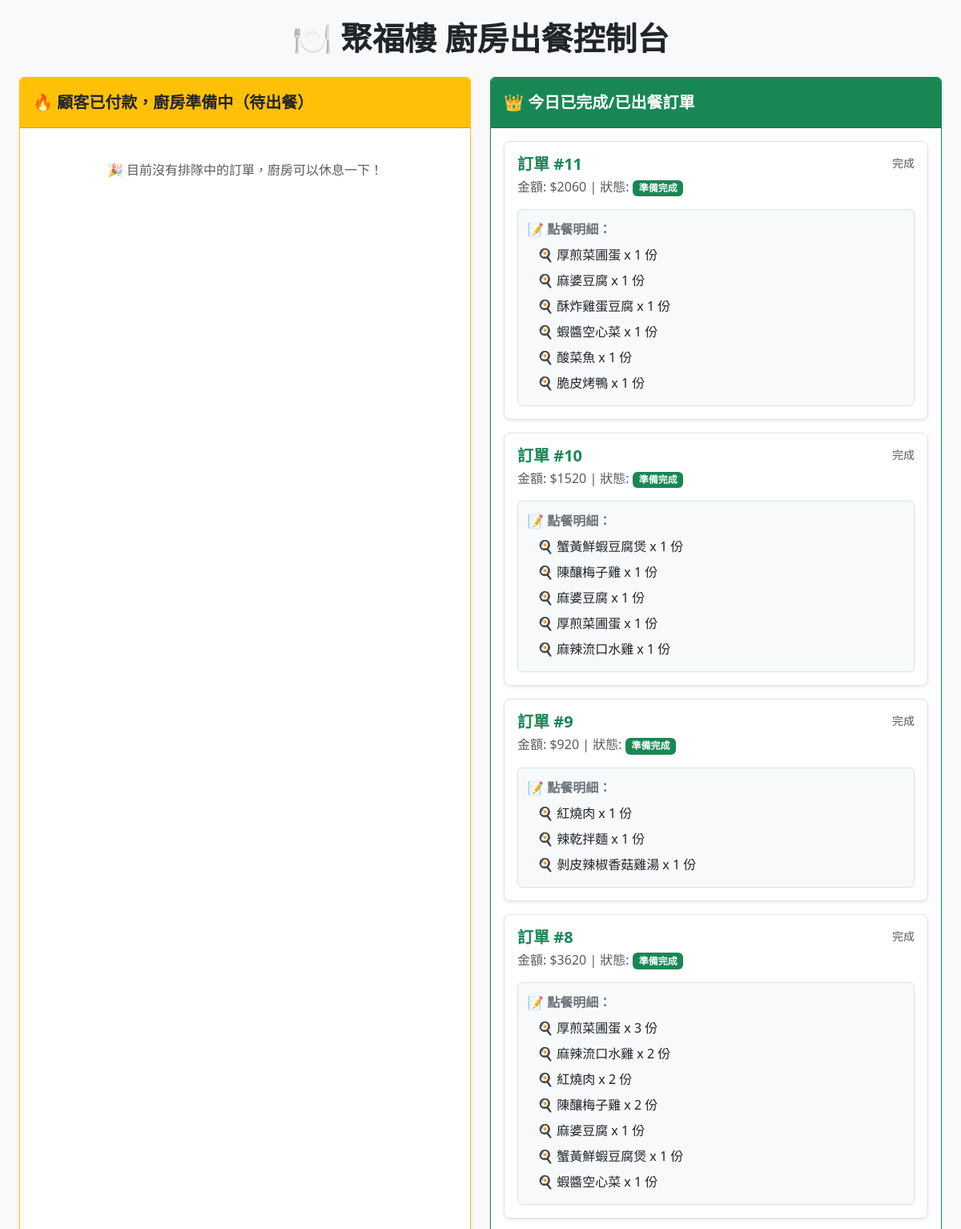
The page /kitchen/ (upper part) on the database its author committed.
### myapp/models.py (models this page shows)
class Order(models.Model):
    STATUS_CHOICES =[
        ('pending','未付款'),
        ('paid','已付款/準備中'),
        ('completed','已完成'),
        ('cancelled','已取消'),
    ]
    member = models.ForeignKey(CustomMember,on_delete=models.CASCADE,verbose_name="會員")
    total_amount= models.IntegerField(verbose_name="總金額")
    status = models.CharField(max_length=20,choices=STATUS_CHOICES,default='pending',verbose_name='頂單狀態')
    created_at = models.DateTimeField(auto_created=True,verbose_name='訂單時間')
    merchant_trade_no = models.CharField(max_length=50,unique=True,blank=True,null=True)
    pickup_time = models.DateTimeField(blank=False, null=False, default=timezone.now,verbose_name="預約取餐時間")
    created_at = models.DateTimeField(auto_now_add=True)

class OrderItem(models.Model):
    order =models.ForeignKey(Order,on_delete=models.CASCADE,related_name='items',verbose_name='訂單')
    item_name=models.CharField(max_length=100,verbose_name="餐點名稱(快照)")
    price = models.IntegerField(verbose_name="購買時價格")
    quantity = models.PositiveIntegerField(verbose_name="數量")

### myapp/views.py (the view)
# urls.py: path('kitchen/', views.kitchen_dashboard, name='kitchen_dashboard'),
def kitchen_dashboard(request):
    preparing_orders = Order.objects.filter(status='paid').prefetch_related('items').order_by('created_at')  # 說明：查詢待製作訂單，並預先載入訂單明細。
    completed_orders = Order.objects.filter(status='completed').prefetch_related('items').order_by('-id')[:10]  # 說明：查詢最近完成的 10 筆訂單。
    context = {  # 說明：整理廚房後台模板資料。
        'preparing_orders': preparing_orders,  # 說明：待製作訂單清單。
        'completed_orders': completed_orders,  # 說明：最近完成訂單清單。
    }
    return render(request, 'kitchen_dashboard.html', context)  # 說明：渲染廚房後台頁。

### templates/kitchen_dashboard.html (shortened to what this page needs)
{% load static %}
<!DOCTYPE html>
<html lang="zh-TW">
<head>
    <link href="https://cdn.jsdelivr.net/npm/bootstrap@5.3.0/dist/css/bootstrap.min.css" rel="stylesheet">
    <link rel="stylesheet" href="{% static 'css/kitchen_dashboard.css' %}">
</head>
<body class="bg-light">
    <div class="container-fluid dashboard-container">
        <h1 class="dashboard-title">🍽️ 聚福樓 廚房出餐控制台</h1>
        <div class="row g-4">
            <div class="col-md-6">
                <div class="card shadow-sm border-warning dashboard-card-wrapper">
                    <div class="card-header bg-warning text-dark fw-bold fs-5 dashboard-card-header">
                        🔥 顧客已付款，廚房準備中（待出餐）
                    </div>
                    <div class="card-body p-3">
                        {% if preparing_orders %}
                            {% for order in preparing_orders %}
                                <div class="order-sub-card">
                                    <div class="card-body p-3">
                                        <div class="d-flex w-100 justify-content-between align-items-start mb-2">
                                            <div>
                                                <h5 class="mb-1 fw-bold text-primary">訂單 #{{ order.id }}</h5>
                                                <p class="mb-1 text-dark fw-semibold">金額: ${{ order.total_amount }}</p>
                                                <small class="text-muted">交易時間: {{ order.created_at|date:"H:i:s" }}</small>
                                            </div>
                                            <a href="{% url 'complete_order' order.id %}" class="btn btn-success fw-bold px-3 py-2">
                                                ✅ 準備完成（出餐）
                                            </a>
                                        </div>
                                        <div class="details-box details-box-warning">
                                            <strong class="text-danger">📝 點餐明細：</strong>
                                            <ul class="details-list mt-1">
                                                {% for item in order.items.all %}
                                                    <li>
                                                        🍳 <strong>{{ item.item_name }}</strong> x <span class="text-primary fw-bold">{{ item.quantity }}</span> 份
                                                    </li>
                                                {% empty %}
                                                    <li class="text-muted">（無菜品資料）</li>
                                                {% endfor %}
                                            </ul>
                                        </div>
                                    </div>
                                </div>
                            {% endfor %}
                        {% else %}
                            <p class="text-center text-muted py-4">🎉 目前沒有排隊中的訂單，廚房可以休息一下！</p>
                        {% endif %}
                    </div>
                </div>
            </div>
            <div class="col-md-6">
                <div class="card shadow-sm border-success dashboard-card-wrapper">
                    <div class="card-header bg-success text-white fw-bold fs-5 dashboard-card-header">
                        👑 今日已完成/已出餐訂單
                    </div>
                    <div class="card-body p-3">
                        {% if completed_orders %}
                            {% for order in completed_orders %}
                                <div class="order-sub-card">
                                    <div class="card-body p-3">
                                        <div class="d-flex w-100 justify-content-between align-items-start mb-2">
                                            <div>
                                                <h5 class="mb-1 fw-bold text-success">訂單 #{{ order.id }}</h5>
                                                <p class="mb-1 text-muted">金額: ${{ order.total_amount }} | 狀態: <span class="badge bg-success">準備完成</span></p>
                                            </div>
                                            <small class="text-muted">{{ order.updated_at|date:"H:i:s" }} 完成</small>
                                        </div>
                                        <div class="details-box details-box-success">
                                            <strong class="text-secondary">📝 點餐明細：</strong>
                                            <ul class="details-list mt-1">
                                                {% for item in order.items.all %}
                                                    <li>
                                                        🍳 {{ item.item_name }} x {{ item.quantity }} 份
                                                    </li>
                                                {% empty %}
                                                    <li class="text-muted">（無菜品資料）</li>
                                                {% endfor %}
                                            </ul>
                                        </div>
                                    </div>
                                </div>
                            {% endfor %}
                        {% else %}
                            <p class="text-center text-muted py-4">今天還沒有點餐完成的紀錄唷。</p>
                        {% endif %}
                    </div>
                </div>
            </div>
        </div>
    </div>
</body>
</html>

### static/css/kitchen_dashboard.css (style rules this page uses)
.dashboard-container { padding: 24px; }
.dashboard-title { margin-bottom: 24px; text-align: center; font-weight: bold; color: #212529; }
.dashboard-card-wrapper { height: 100%; }
.dashboard-card-header { padding-top: 16px; padding-bottom: 16px; }
.order-sub-card { background-color: #ffffff; border-radius: 8px; border: 1px solid #dee2e6 !important; margin-bottom: 16px; box-shadow: 0 .125rem .25rem rgba(0,0,0,.075) !important; transition: transform 0.2s ease, box-shadow 0.2s ease; }
.details-box { padding: 12px; background-color: #f8f9fa; border-radius: 6px; margin-top: 12px; font-size: 1rem; }
.details-box-success { border: 1px solid #d1e7dd; }
.details-list { list-style: none; padding-left: 12px !important; margin-bottom: 0; }
.details-list li { padding: 4px 0; color: #212529; }

### rows shown on the page
Order: id "11", total_amount "2060"
OrderItem: item_name "厚煎菜圃蛋", quantity "1"
OrderItem: item_name "麻婆豆腐", quantity "1"
OrderItem: item_name "酥炸雞蛋豆腐", quantity "1"
OrderItem: item_name "蝦醬空心菜", quantity "1"
OrderItem: item_name "酸菜魚", quantity "1"
OrderItem: item_name "脆皮烤鴨", quantity "1"
Order: id "10", total_amount "1520"
OrderItem: item_name "蟹黃鮮蝦豆腐煲", quantity "1"
OrderItem: item_name "陳釀梅子雞", quantity "1"
OrderItem: item_name "麻婆豆腐", quantity "1"
OrderItem: item_name "厚煎菜圃蛋", quantity "1"
OrderItem: item_name "麻辣流口水雞", quantity "1"
Order: id "9", total_amount "920"
OrderItem: item_name "紅燒肉", quantity "1"
OrderItem: item_name "辣乾拌麵", quantity "1"
OrderItem: item_name "剝皮辣椒香菇雞湯", quantity "1"
Order: id "8", total_amount "3620"
OrderItem: item_name "厚煎菜圃蛋", quantity "3"
OrderItem: item_name "麻辣流口水雞", quantity "2"
OrderItem: item_name "紅燒肉", quantity "2"
OrderItem: item_name "陳釀梅子雞", quantity "2"
OrderItem: item_name "麻婆豆腐", quantity "1"
OrderItem: item_name "蟹黃鮮蝦豆腐煲", quantity "1"
OrderItem: item_name "蝦醬空心菜", quantity "1"
